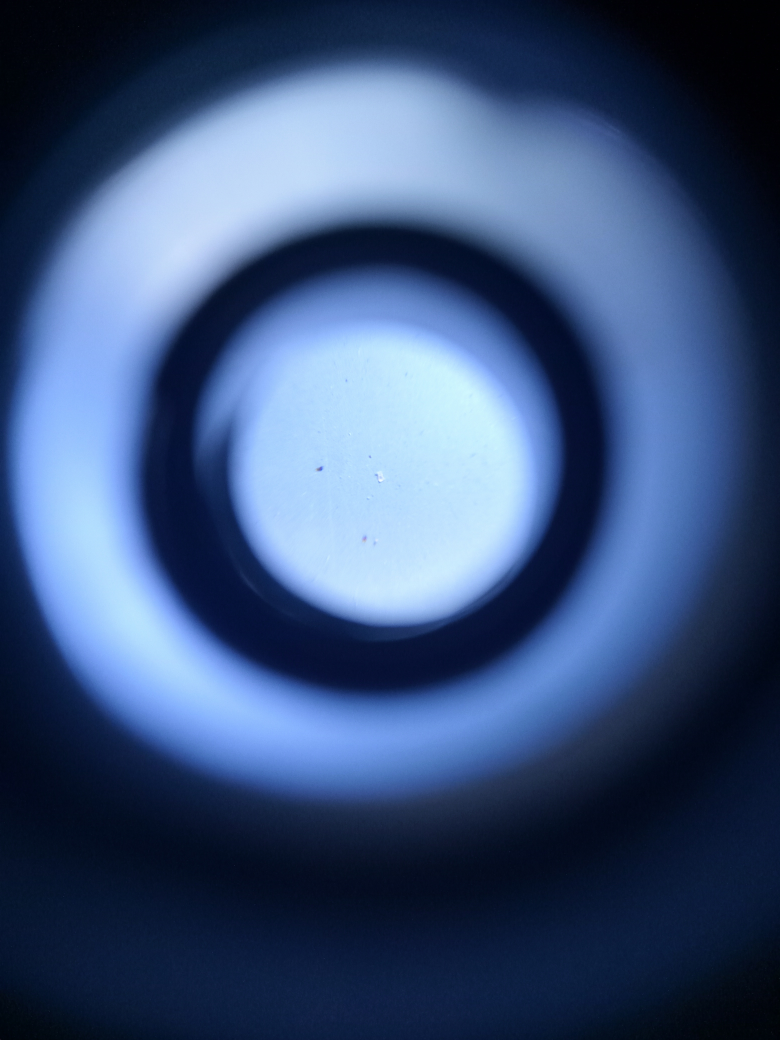
#> input picture 1y/IMG20240615104658.jpg, 3120 x 4160 px, given as the content of the folder C:/Users/Kanchan/Desktop/Steel Analysis/Dataset/np, which was not available (shown at 1/4 size)
$ python Degradation_analysis_1y.py
#> lines starting #> are read from the running program, lines starting #| are printed output that depends on the picture; after the words box and inside, x2 and y2 are one past the last pixel; in counts of white or black regions, pixels touching at a corner belong together; pictures that were not available may be replaced by others from this repository, and a replacement may not be noted
import cv2
import numpy as np
import os
import pandas as pd

np_folder = "C:/Users/Kanchan/Desktop/Steel Analysis/Dataset/np"
y1_folder = "C:/Users/Kanchan/Desktop/Steel Analysis/Dataset/1y"
output_csv = "C:/Users/Kanchan/Desktop/Steel Analysis/degradation_1y.csv"

np_images = sorted(os.listdir(np_folder))
y1_images = sorted(os.listdir(y1_folder))
degradation_data = []


for np_img, y1_img in zip(np_images, y1_images):
    np_path = os.path.join(np_folder, np_img)
    y1_path = os.path.join(y1_folder, y1_img)

    np_image = cv2.imread(np_path, cv2.IMREAD_GRAYSCALE)
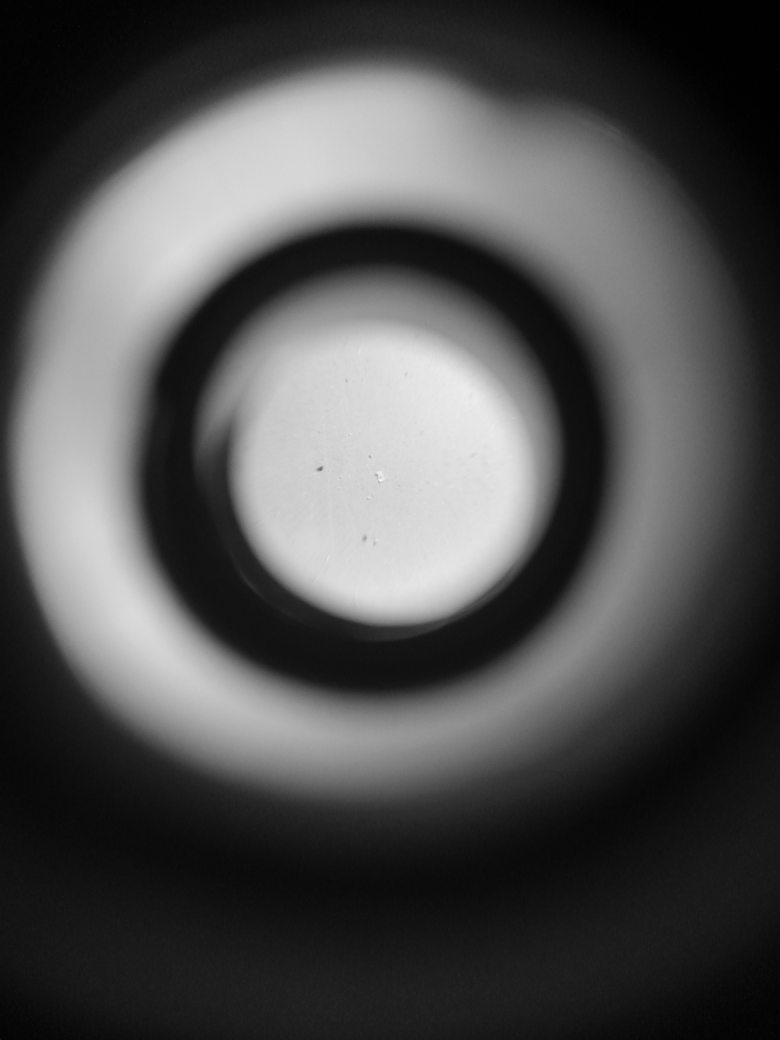
#> np_image: shape (4160, 3120) (shown at 1/4 size); min 0, max 251, mean 79.3
    y1_image = cv2.imread(y1_path, cv2.IMREAD_GRAYSCALE)

    if np_image is None:
        print(f"Error: Could not load image at {np_path}")
        continue

    if y1_image is None:
        print(f"Error: Could not load image at {y1_path}")
        continue

    clahe = cv2.createCLAHE(clipLimit=3.0, tileGridSize=(8, 8))
    np_enhanced = clahe.apply(np_image)
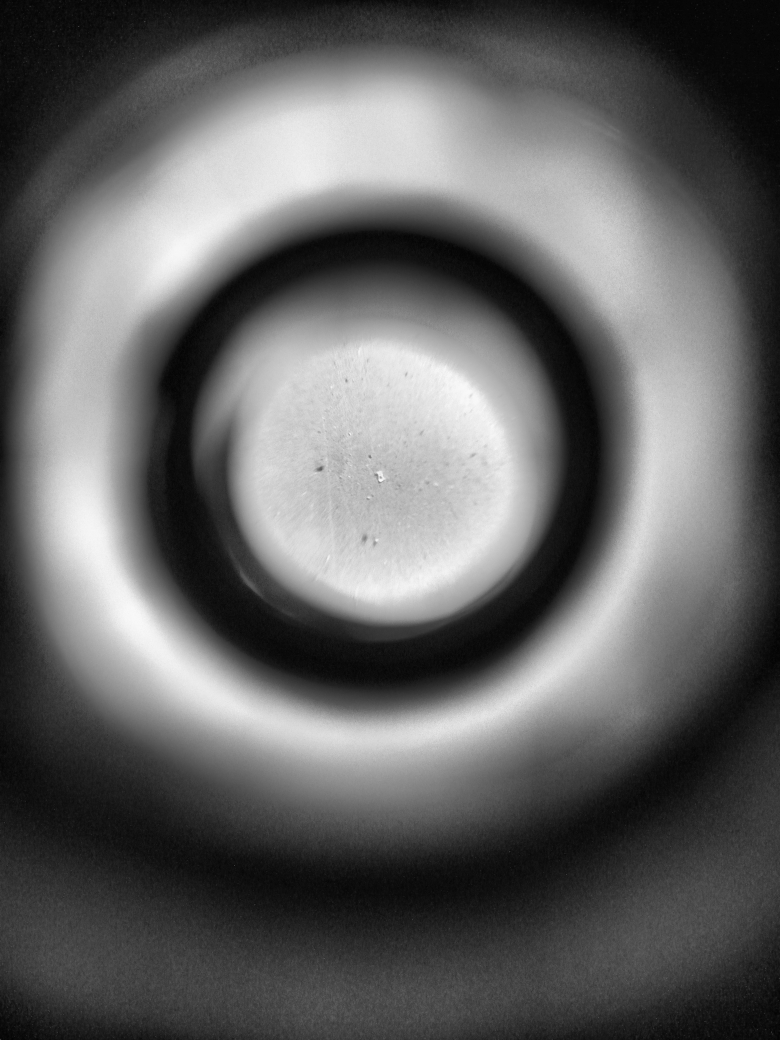
#> np_enhanced: shape (4160, 3120) (shown at 1/4 size); min 1, max 252, mean 98.7
    y1_enhanced = clahe.apply(y1_image)


    np_thresh = cv2.adaptiveThreshold(np_enhanced, 255, cv2.ADAPTIVE_THRESH_GAUSSIAN_C, cv2.THRESH_BINARY_INV, 31, 5)
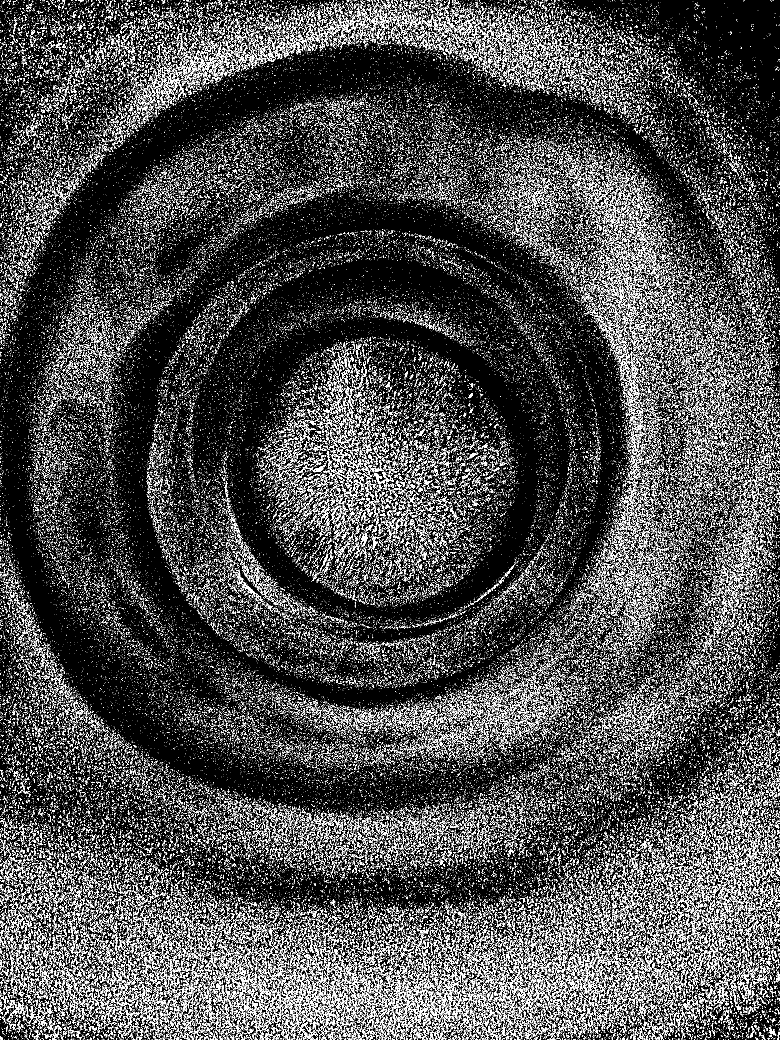
#> np_thresh: shape (4160, 3120) (shown at 1/4 size); 10.1% white in thin lines or dots
    y1_thresh = cv2.adaptiveThreshold(y1_enhanced, 255, cv2.ADAPTIVE_THRESH_GAUSSIAN_C, cv2.THRESH_BINARY_INV, 31, 5)


    kernel = np.ones((3, 3), np.uint8)
    np_thresh = cv2.morphologyEx(np_thresh, cv2.MORPH_OPEN, kernel, iterations=2)
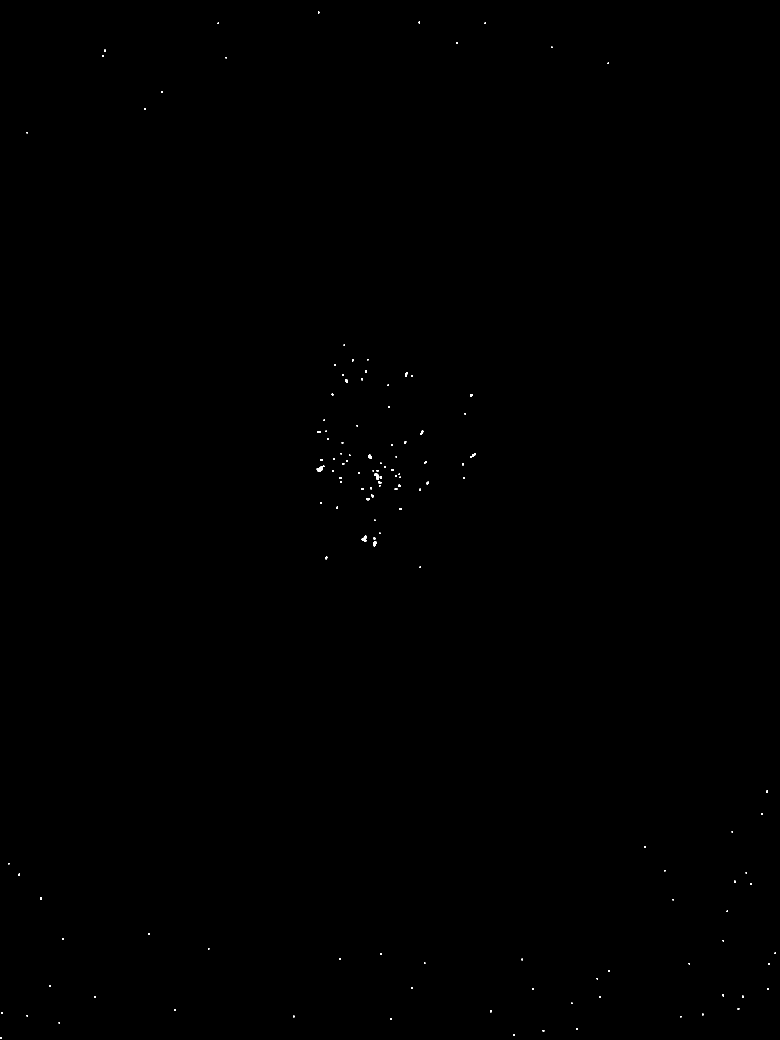
#> np_thresh: shape (4160, 3120) (shown at 1/4 size); 0.05% white; 134 white regions, largest, box (x1, y1, x2, y2) and area: (1267, 1863, 1297, 1885) 373, (1447, 2143, 1466, 2168) 276, (1497, 1895, 1514, 1919) 249
    y1_thresh = cv2.morphologyEx(y1_thresh, cv2.MORPH_OPEN, kernel, iterations=2)


    diff_mask = cv2.absdiff(np_thresh, y1_thresh)
#> diff_mask: shape (4160, 3120); every value is 0
    change_pixels = np.count_nonzero(diff_mask)
#> change_pixels = 0
    total_pixels = np_image.shape[0] * np_image.shape[1]
#> total_pixels = 12979200

    degradation_percentage = (change_pixels / total_pixels) * 100
#> degradation_percentage = 0
    degradation_data.append([np_img, degradation_percentage])

    print(f"{np_img} -> Degradation: {degradation_percentage:.2f}%")
#| IMG20240615104658.jpg -> Degradation: 0.00%

df = pd.DataFrame(degradation_data, columns=["Image", "Degradation_Percentage"])
#> df = table of 1 rows and 2 columns
#> (the run stopped early here; a loop or call above may not have finished)

$ run again, on 1y/IMG20240615104720.jpg
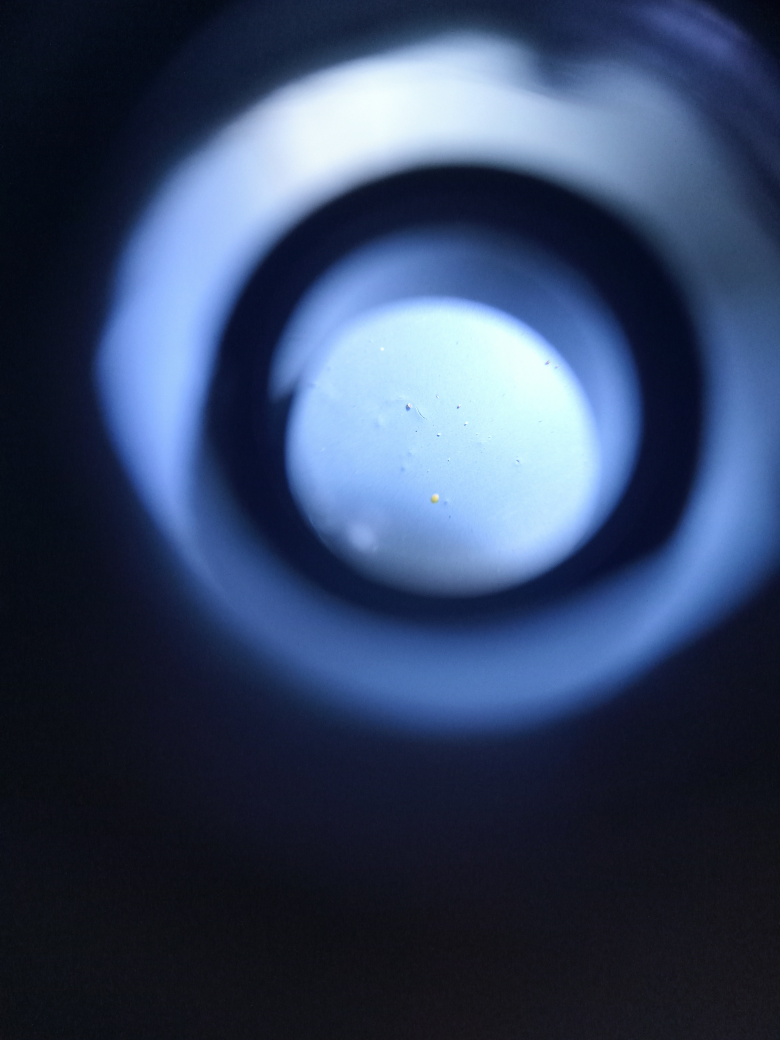
#> input picture 1y/IMG20240615104720.jpg, 3120 x 4160 px, given as the content of the folder C:/Users/Kanchan/Desktop/Steel Analysis/Dataset/np, which was not available (shown at 1/4 size)
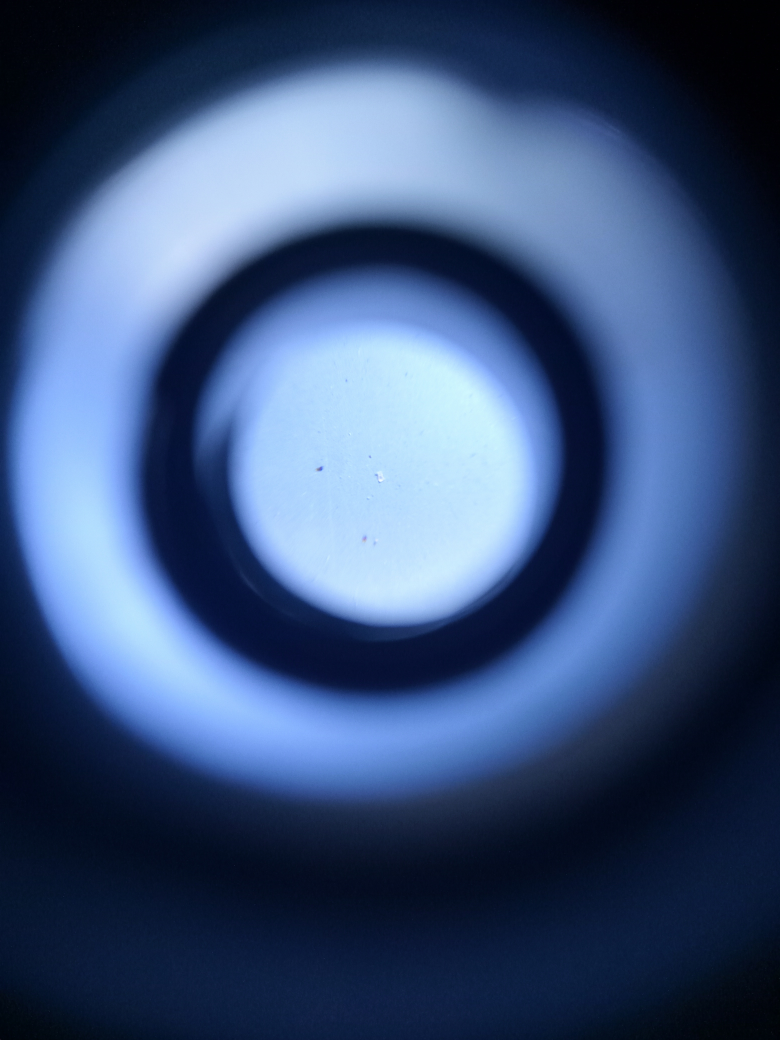
#> input picture 1y/IMG20240615104658.jpg, 3120 x 4160 px, found by its file name (shown at 1/4 size)
#> `diff_mask = cv2.absdiff(np_thresh, y1_thresh)`:
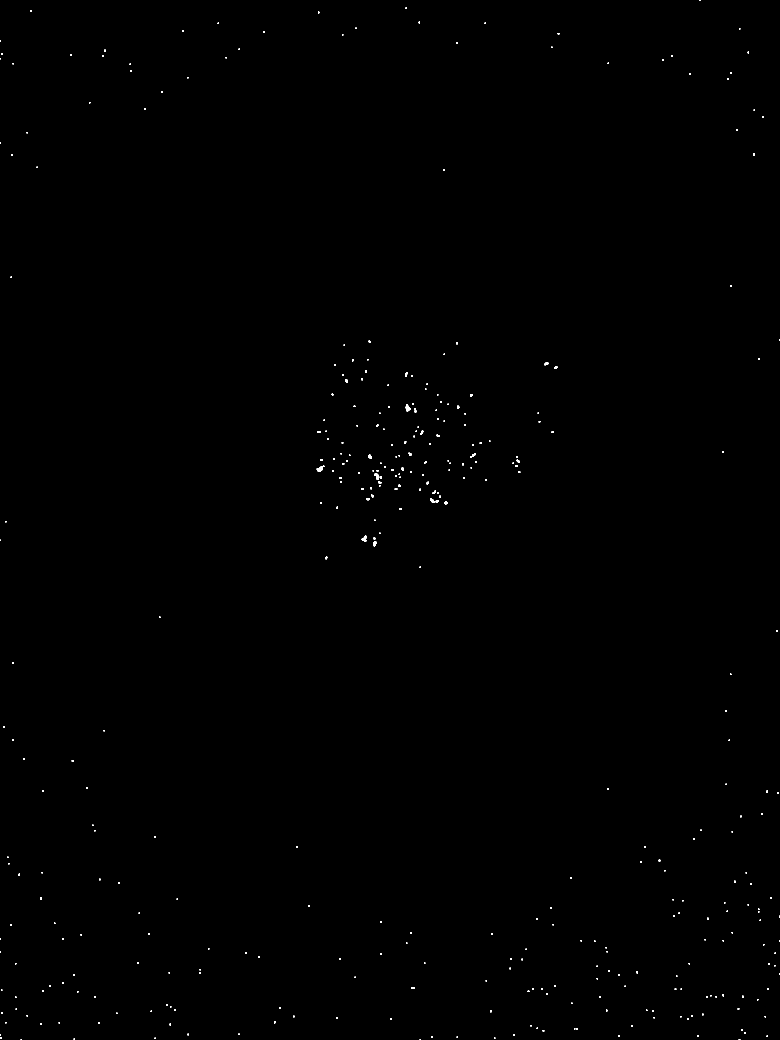
#> diff_mask: shape (4160, 3120) (shown at 1/4 size); 0.11% white; 370 white regions (13 under 20 px), largest, box (x1, y1, x2, y2) and area: (1267, 1863, 1297, 1885) 373, (1623, 1616, 1642, 1646) 353, (1447, 2143, 1466, 2168) 276
#> change_pixels = 14200
#> degradation_percentage = 0.109
#| IMG20240615104720.jpg -> Degradation: 0.11%
#> df = table of 1 rows and 2 columns

$ run again, on 1y/IMG20240615104749.jpg
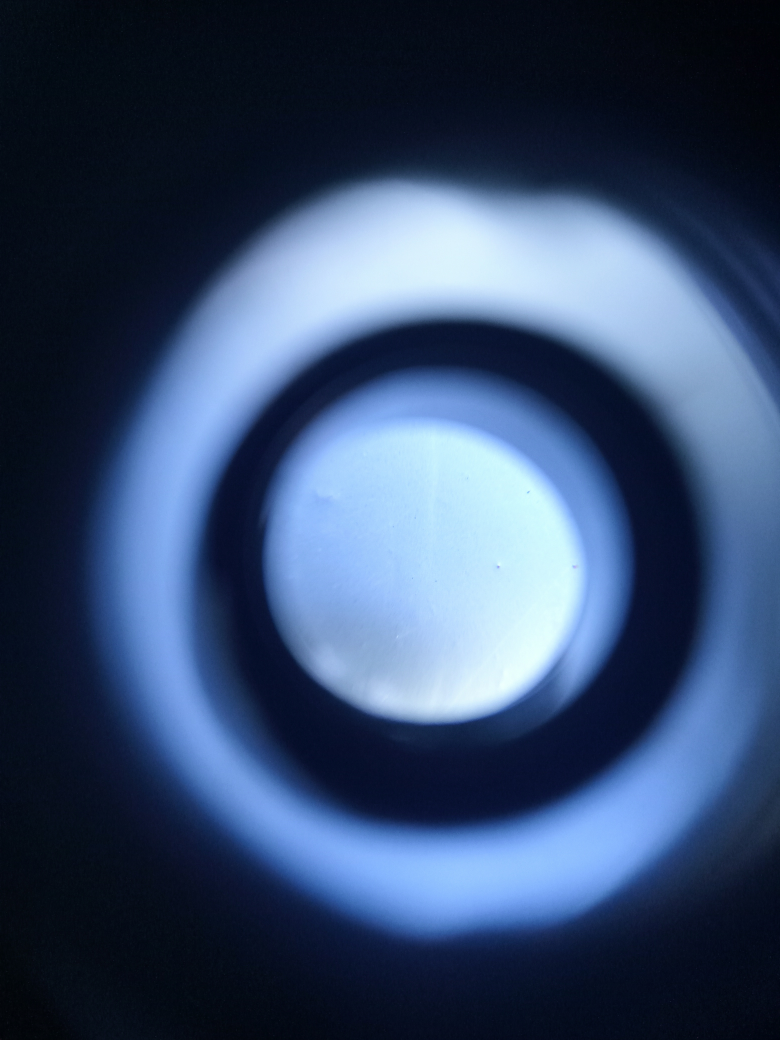
#> input picture 1y/IMG20240615104749.jpg, 3120 x 4160 px, given as the content of the folder C:/Users/Kanchan/Desktop/Steel Analysis/Dataset/np, which was not available (shown at 1/4 size)
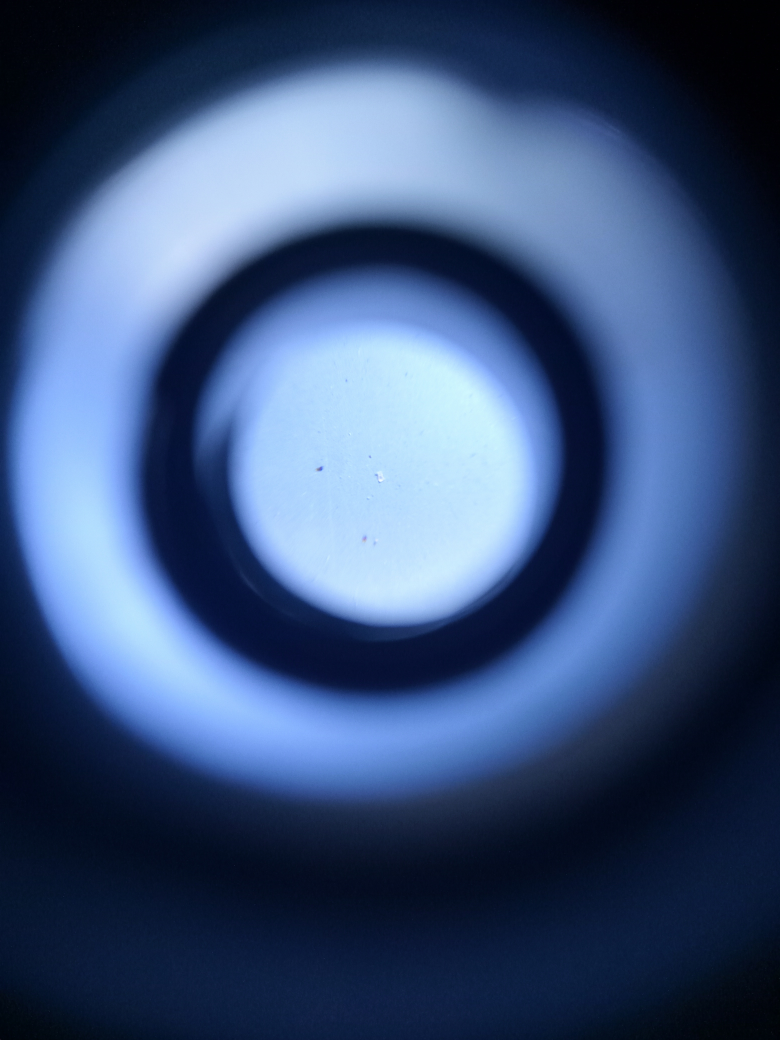
#> input picture 1y/IMG20240615104658.jpg, 3120 x 4160 px, found by its file name (shown at 1/4 size)
#> `diff_mask = cv2.absdiff(np_thresh, y1_thresh)`:
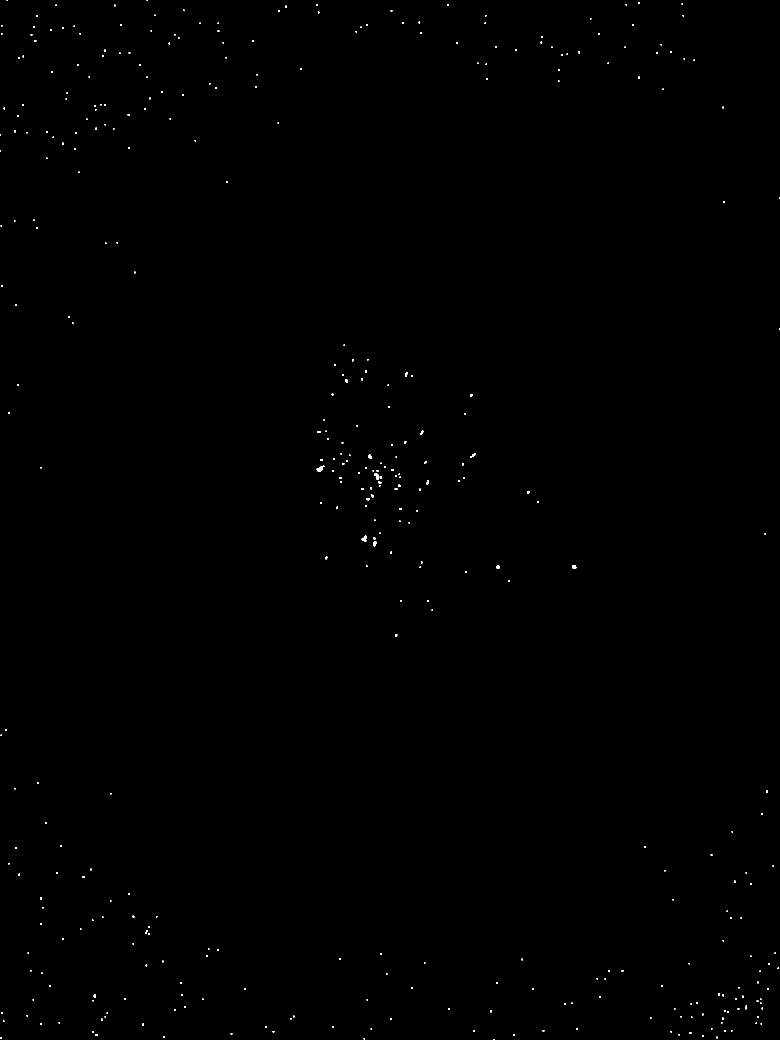
#> diff_mask: shape (4160, 3120) (shown at 1/4 size); 0.11% white; 382 white regions (7 under 20 px), largest, box (x1, y1, x2, y2) and area: (1267, 1863, 1297, 1885) 373, (1447, 2143, 1466, 2168) 276, (1497, 1895, 1514, 1919) 249
#> change_pixels = 13815
#> degradation_percentage = 0.106
#| IMG20240615104749.jpg -> Degradation: 0.11%
#> df = table of 1 rows and 2 columns
